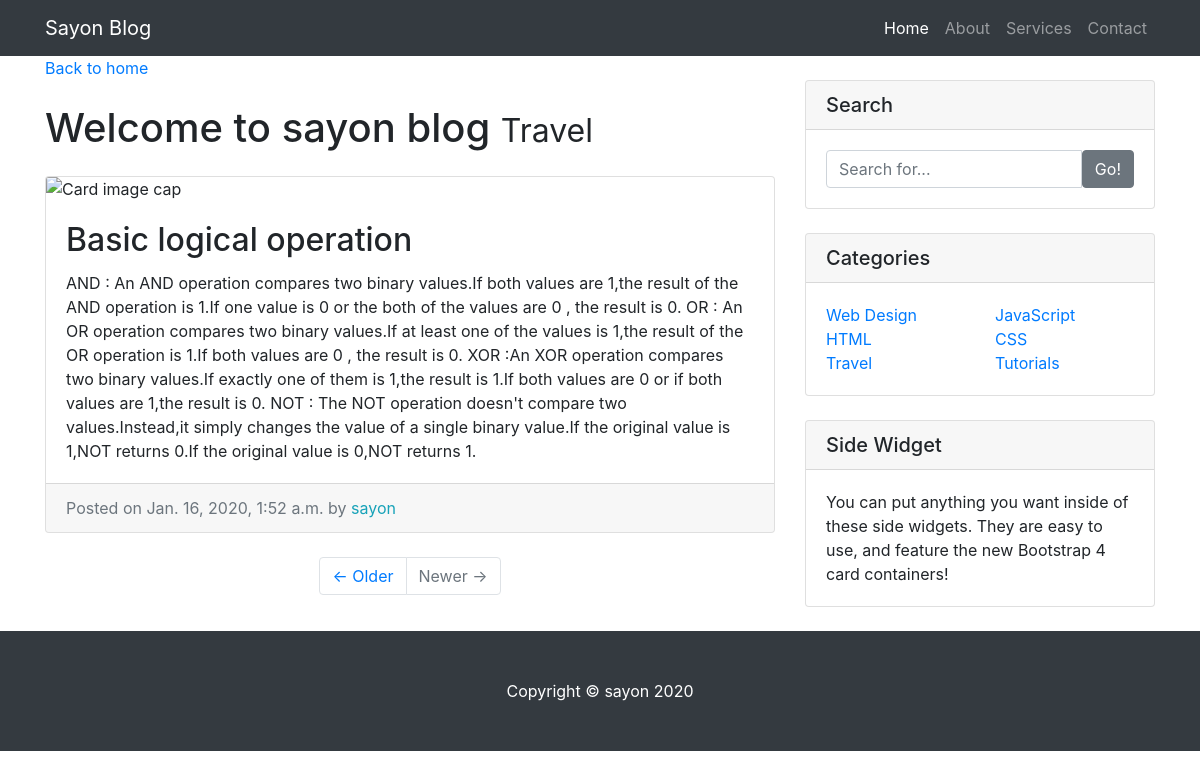
The app's page /entry/3/ with its own data.
### entries/models.py (models this page shows)
class Entry(models.Model):
    entry_title = models.CharField(max_length=50)
    entry_text = models.TextField()
    entry_date = models.DateTimeField(auto_now_add=True)
    entry_author = models.ForeignKey(User, on_delete=models.CASCADE)

### entries/views.py (the view)
# urls.py: path('entry/<int:pk>/', EntryView.as_view(), name="entry-detail"),
class EntryView(DetailView):
    model = Entry
    template_name = 'entries/entry_detail.html'

### entries/templates/entries/entry_detail.html
{% extends "entries/base.html" %}
{% block content %}
      <div class="col-md-8">
        <a href="{% url 'blog-home'%}">Back to home</a>
        <h1 class="my-4">Welcome to sayon blog
          <small>Travel</small>
        </h1>
        <div class="card mb-4">
          <img class="card-img-top" src="https://external-content.duckduckgo.com/iu/?u=http%3A%2F%2Fwww.discoverhongkong.com%2Fca%2Fimages%2Fshop%2Fwhere-to-shop%2Flarge%2F3.2.2.11-Gold-Coast-Piazza_03.jpg&f=1&nofb=1" alt="Card image cap">
          <div class="card-body">
            <h2 class="card-title">{{ object.entry_title}}</h2>
            <p class="card-text">{{object.entry_text }}</p>
          </div>
          <div class="card-footer text-muted">
            Posted on {{ object.entry_date}} by
            <span class="text-info mr-2">{{ object.entry_author}}</span>
        </div>
        </div>
        <ul class="pagination justify-content-center mb-4">
          <li class="page-item">
            <a class="page-link" href="#">&larr; Older</a>
          </li>
          <li class="page-item disabled">
            <a class="page-link" href="#">Newer &rarr;</a>
          </li>
        </ul>
      </div>
      {% endblock %}

### entries/static/entries/css/blog-home.css (style rules this page uses)
body { padding-top: 56px; }

### records on screen
Entry: entry_title "Basic logical operation", entry_text "AND : An AND operation compares two binary values.If both values are 1,the result of the AND operation is 1.If one value is 0 or the both of the values are 0 , the result is 0. OR : An OR operation compares two binary values.If at least one of the values is 1,the result of the OR operation is 1.If both values are 0 , the result is 0. XOR :An XOR operation compares two binary values.If exactly one of them is 1,the result is 1.If both values are 0 or if both values are 1,the result is 0. NOT : The NOT operation doesn't compare two values.Instead,it simply changes the value of a single binary value.If the original value is 1,NOT returns 0.If the original value is 0,NOT returns 1.", entry_date "Jan. 16, 2020, 1:52 a.m.", entry_author "sayon"
